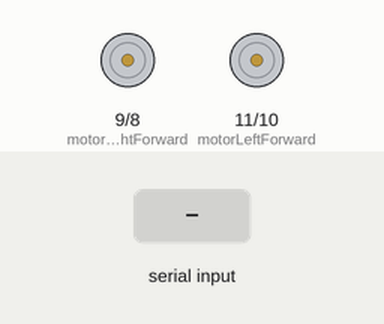
The sketch below on a simulated Arduino Uno, built with avr-gcc and run on an emulated ATmega328P. Shown: motor-driver pin pairs drawn as motors (green arrow = first pin HIGH = forward, orange = second pin HIGH = backward, longer = more drive). Inputs (shaded band) come from the test bench.

Above: at 1.2 s.
1.3 s: byte 5 (BC_AUTOMATIC_CLEAN) received over Serial
At 1.8 s:
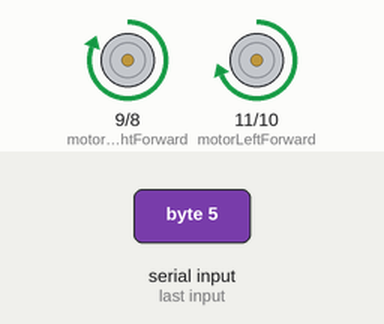
At 4.6 s:
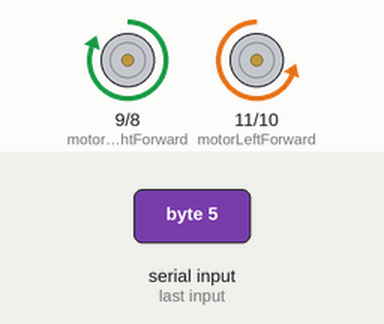
Timing chart, 0 to 10.3 s (numbered marks = the images above; inputs shaded):
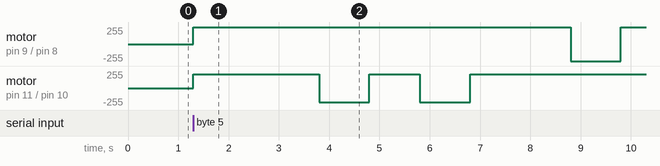

The sketch:

rc-clearner-robot.ino
```cpp
#include <NewPing.h>
#include "settings.h"
#include "basic.h"
#include "sensor_us.h"
#include "automatic.h"

NewPing sonar(SensorUSUp_Trig, SensorUSUp_Echo, 40);

void setup() {
  Serial.begin(9600);
  //initSensorsUS();
  init_motors();

}
void autoControl()
{
  forward(2500);
  rotateLeft(1000);
  forward(1000);
  rotateLeft(1000);
  forward(2000);
  rotateRight(1000);
  forward(1000);
  rotateRight(1000);
  forward(2500);
}
void manualControl(byte cmd)
{
  switch(cmd)
  {
    case BC_FORWARD:forward();break;
    case BC_BACKWORD:backward();break;
    case BC_TURNLEFT:turnLeft();break;
    case BC_TURNRIGHT:turnRight();break;
    case BC_ROTATELEFT:rotateLeft();break;
    case BC_ROTATERIGHT:rotateRight();break;
    case BC_STOPMOTORS:stopMotors();break;
  }
}

void loop() {

 if (Serial.available()>0)
  {
    byte b=Serial.read();
    switch(b)
    {
      case BC_AUTOMATIC_CLEAN:
          autoControl();
          break;
      case BC_STOP:
          break;
      default:
          manualControl(b);
    }
  }
}
```

automatic.cpp
```cpp
#include "basic.h"
#include "settings.h"
#include "sensor_us.h"

bool circleRightLeft()
{
  forward();
  while(readsensor_us(SensorUSUp_Trig,SensorUSUp_Echo) > minimalDistance) { }
  stopMotors();
  rotateRight(rotate90timeRight);
  if (readsensor_us(SensorUSUp_Trig,SensorUSUp_Echo) <= minimalDistance)
      return false;
  forward(forward25cmtime);
  rotateRight(rotate90timeRight);

  forward();
  while(readsensor_us(SensorUSUp_Trig,SensorUSUp_Echo) > minimalDistance) { }
  stopMotors();

  rotateLeft(rotate90timeLeft);
  if (readsensor_us(SensorUSUp_Trig,SensorUSUp_Echo) <= minimalDistance)
      return false;
  forward(forward25cmtime);
  rotateLeft(rotate90timeLeft);
  return true;
}

bool circleLeftRight()
{
  forward();
  while(readsensor_us(SensorUSUp_Trig,SensorUSUp_Echo) > minimalDistance) { }
  stopMotors();

  rotateLeft(rotate90timeLeft);
  if (readsensor_us(SensorUSUp_Trig,SensorUSUp_Echo) <= minimalDistance)
      return false;
  forward(forward25cmtime);
  rotateLeft(rotate90timeLeft);

  forward();
  while(readsensor_us(SensorUSUp_Trig,SensorUSUp_Echo) > minimalDistance) { }
  stopMotors();

  rotateRight(rotate90timeRight);
  if (readsensor_us(SensorUSUp_Trig,SensorUSUp_Echo) <= minimalDistance)
      return false;
  forward(forward25cmtime);

  rotateRight(rotate90timeRight);

  return true;
}

void autoClean(int n)
{
  for(int i=0;i<n;i++)
  {
    if(readsensor_us(SensorUSLeft_Trig,SensorUSLeft_Echo) <= minimalDistance)
    {
        if(i!=0)
            rotateRight(2*rotate90timeRight);//180Â°
        while(circleLeftRight()){}
    }else{
        if(i!=0)
            rotateLeft(2*rotate90timeLeft);//180Â°
        while(circleRightLeft()){}
    }
  }

}
```

automatic.h
```cpp
#ifndef AUTOMATIC
#define AUTOMATIC
  bool circleRightLeft();
  void autoClean(int n);
#endif
```

basic.cpp
```cpp
#include <Arduino.h>
#include "settings.h"

void init_motors()
{
  pinMode(motorRightForward,OUTPUT);
  pinMode(motorRightBackward,OUTPUT);
  pinMode(motorLeftForward,OUTPUT);
  pinMode(motorLeftBackward,OUTPUT);
}

void stopMotors()
{
  analogWrite(motorRightForward,0);
  analogWrite(motorRightBackward,0);
  analogWrite(motorLeftForward,0);
  analogWrite(motorLeftBackward,0);
}

void forward()
{
  analogWrite(motorRightForward,motorRightPWM);
  analogWrite(motorRightBackward,0);
  analogWrite(motorLeftForward,motorLeftPWM);
  analogWrite(motorLeftBackward,0);
}
void forward(int ms)
{
  forward();
  delay(ms);
  stopMotors();
}

void backward()
{
  analogWrite(motorRightForward,0);
  analogWrite(motorRightBackward,motorRightPWM);
  analogWrite(motorLeftForward,0);
  analogWrite(motorLeftBackward,motorLeftPWM);
}
void backward(int ms)
{
  backward();
  delay(ms);
  stopMotors();
}

void turnLeft()
{
  analogWrite(motorRightForward,motorRightPWM);
  analogWrite(motorRightBackward,0);
  analogWrite(motorLeftForward,0);
  analogWrite(motorLeftBackward,0);
}
void turnLeft(int ms)
{
  turnLeft();
  delay(ms);
  stopMotors();
}

void turnRight()
{
  analogWrite(motorRightForward,0);
  analogWrite(motorRightBackward,0);
  analogWrite(motorLeftForward,motorLeftPWM);
  analogWrite(motorLeftBackward,0);
}
void turnRight(int ms)
{
  turnRight();
  delay(ms);
  stopMotors();
}

void rotateLeft()
{
  analogWrite(motorRightForward,motorRightPWM);
  analogWrite(motorRightBackward,0);
  analogWrite(motorLeftForward,0);
  analogWrite(motorLeftBackward,motorLeftPWM);
}
void rotateLeft(int ms)
{
  rotateLeft();
  delay(ms);
  stopMotors();
}

void rotateRight()
{
  analogWrite(motorRightForward,0);
  analogWrite(motorRightBackward,motorRightPWM);
  analogWrite(motorLeftForward,motorLeftPWM);
  analogWrite(motorLeftBackward,0);
}
void rotateRight(int ms)
{
  rotateRight();
  delay(ms);
  stopMotors();
}
```

basic.h
```cpp
#ifndef BASIC
#define BASIC

  void init_motors();
  void stopMotors();

  void forward();
  void forward(int ms);
  void backward();
  void backward(int ms);
  void turnLeft();
  void turnLeft(int ms);
  void turnRight();
  void turnRight(int ms);
  void rotateLeft();
  void rotateLeft(int ms);
  void rotateRight();
  void rotateRight(int ms);

#endif
```

sensor_us.cpp
```cpp
#include <Arduino.h>
#include "settings.h"

void initSensorsUS()
{
      pinMode(  SensorUSLeft_Trig ,OUTPUT);
      pinMode(  SensorUSLeft_Echo ,INPUT);
      pinMode(  SensorUSRight_Trig ,OUTPUT);
      pinMode(  SensorUSRight_Echo ,INPUT);
      pinMode(  SensorUSBottom_Trig ,OUTPUT);
      pinMode(  SensorUSBottom_Echo ,INPUT);
      pinMode(  SensorUSUp_Trig ,OUTPUT);
      pinMode(  SensorUSUp_Echo ,INPUT);
}

int readus(int Trig,int Echo)
{

 digitalWrite(Trig,HIGH);
 delayMicroseconds(10);
 digitalWrite(Trig,LOW);
 return (pulseIn(Echo,HIGH)/58);
}
int readsensor_us(int Trig,int Echo)
{
  int a=readus(Trig,Echo),b=readus(Trig,Echo),c=readus(Trig,Echo);
  int d1=abs(a-b),d2=abs(a-c),d3=abs(b-c);
  if((d1<d2)&&(d1<d3))
    return (a<b)?a:b;
  else if((d2<d1)&&(d2<d3))
    return (a<c)?a:c;
  else return (b<c)?b:c;
}

bool readsensor_us(int Trig,int Echo,int disLimitDetect)
{
 return (readsensor_us(Trig,Echo)<=disLimitDetect);
}
```

sensor_us.h
```cpp
#ifndef SENSOR_US
#define SENSOR_US

  void initSensorsUS();
  int readsensor_us(int Trig,int Echo);//distance cm
  bool readsensor_us(int Trig,int Echo,int disLimitDetect);
#endif
```

settings.h
```cpp
#ifndef SETTINGS
#define SETTINGS
    //Motors pwm
    #define motorRightPWM 255
    #define motorLeftPWM 210

    //Pin define
    #define Bluetooth_TX 0
    #define Bluetooth_RX 1


    #define motorRightBackward 8
    #define motorRightForward 9
    #define motorLeftBackward 10
    #define motorLeftForward 11

    #define SensorUSLeft_Trig 2
    #define SensorUSLeft_Echo 3
    #define SensorUSUp_Trig 4
    #define SensorUSUp_Echo 5
    #define SensorUSRight_Trig 6
    #define SensorUSRight_Echo 7
    #define SensorUSBottom_Trig 12
    #define SensorUSBottom_Echo 13


    //Bluetooth Command list
    #define BC_STOPMOTORS 20
    #define BC_FORWARD 1
    #define BC_BACKWORD 2
    #define BC_TURNLEFT 3
    #define BC_TURNRIGHT 4
    #define BC_AUTOMATIC_CLEAN 5
    #define BC_ROTATELEFT 7
    #define BC_ROTATERIGHT 8
    #define BC_STOP 6

    //csts
    #define minimalDistance 5
    #define rotate90timeRight 880
    #define rotate180timeRight 1500
    #define rotate90timeLeft 820
    #define rotate180timeLeft 1551
    #define forward25cmtime 1050
    #define SensorLeftLimitDetect 5
    #define SensorRightLimitDetect 5
    #define SensorBottomimitDetect 5
    #define SensorUpLimitDetect 5

#endif
```
